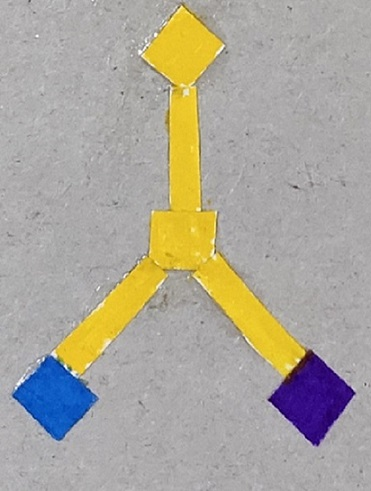
#> input picture img8.JPG, 371 x 491 px, found by its file name
$ python shape_color_extractor.py
#> lines starting #> are read from the running program, lines starting #| are printed output that depends on the picture; after the words box and inside, x2 and y2 are one past the last pixel; in counts of white or black regions, pixels touching at a corner belong together
import cv2
import numpy as np

img = cv2.imread('img8.jpg', cv2.IMREAD_COLOR)
#> img is the input picture: shape (491, 371, 3); mean B, G, R 155.2, 166.9, 171.7

img_resized = cv2.resize(img, (500,500))
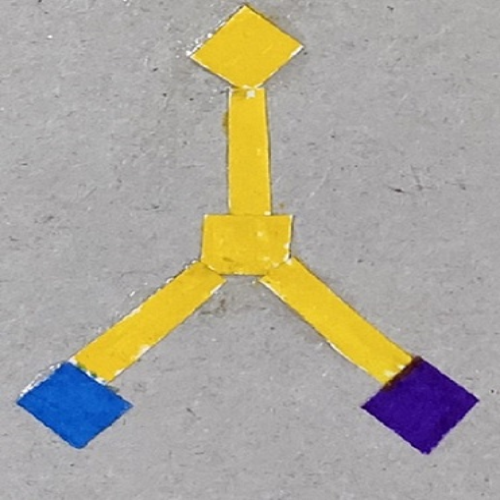
#> img_resized: shape (500, 500, 3); mean B, G, R 155, 166.8, 171.6
img_gray = cv2.cvtColor(img_resized, cv2.COLOR_BGR2GRAY)
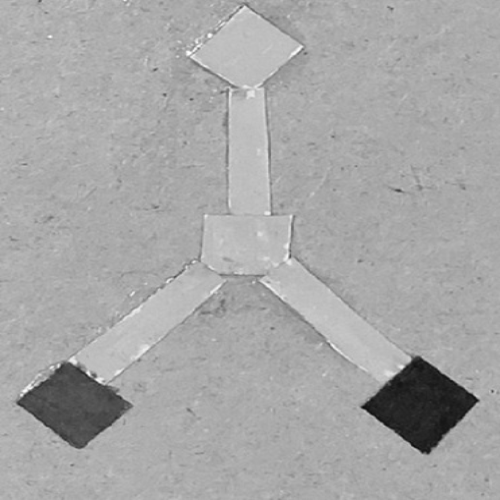
#> img_gray: shape (500, 500); min 11, max 254, mean 167

ret, img_thresh = cv2.threshold(img_gray , 110, 255, cv2.THRESH_BINARY_INV)
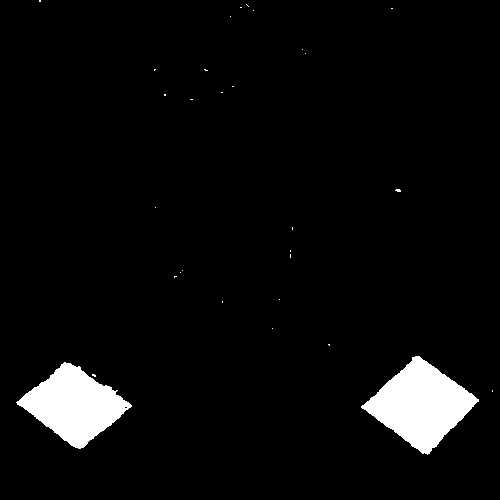
#> img_thresh: shape (500, 500); 4.5% white; 30 white regions (28 under 20 px), largest, box (x1, y1, x2, y2) and area: (361, 356, 479, 455) 6029, (16, 362, 132, 449) 5262

# img_thresh = cv2.adaptiveThreshold(
#     img_resized,
#     255,
#     cv2.ADAPTIVE_THRESH_MEAN_C,
#     cv2.THRESH_BINARY,11,2
#     )

# img_thresh = cv2.adaptiveThreshold(
#     img_resized,
#     255,
#     cv2.ADAPTIVE_THRESH_GAUSSIAN_C,
#     cv2.THRESH_BINARY,11,2
#     )

mask = cv2.cvtColor(img_thresh, cv2.COLOR_GRAY2BGR)

img_masked = cv2.bitwise_and(img_resized, mask)
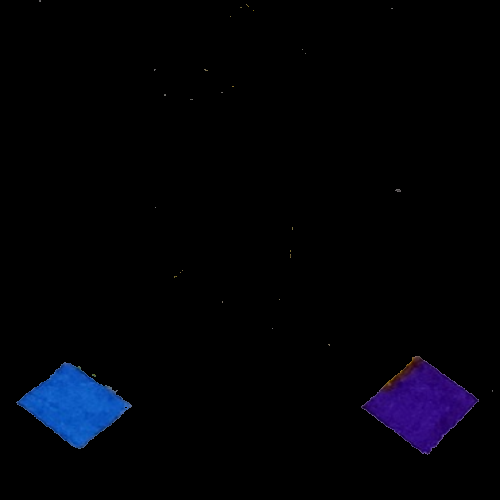
#> img_masked: shape (500, 500, 3); mean B, G, R 6.7, 2.2, 1.7

cv2.imshow('Original', img_resized)
# cv2.imshow('Gray', img_gray)
cv2.imshow('Masked', img_masked)
# cv2.imshow('Thresh', img_thresh)

while True:
#> (the run stopped early here; a loop or call above may not have finished)
